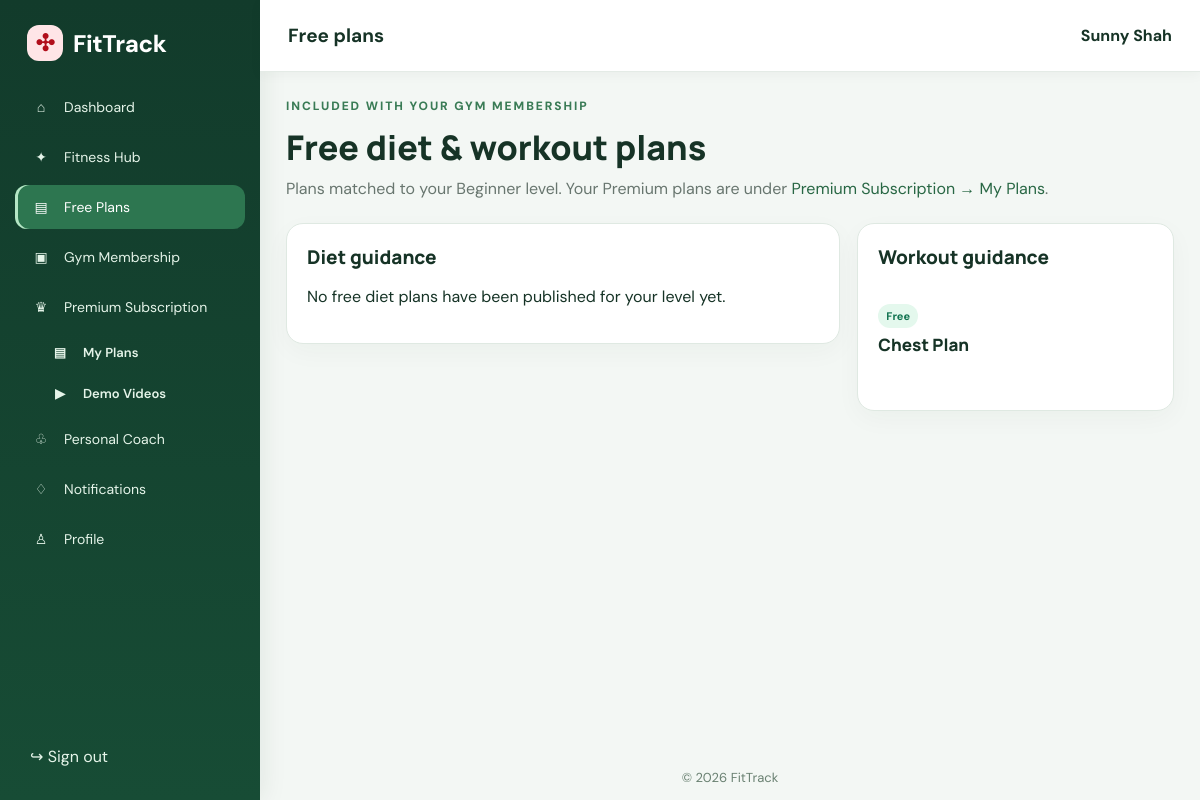
/plans.php (signed in), run on an earlier commit of the app's database.
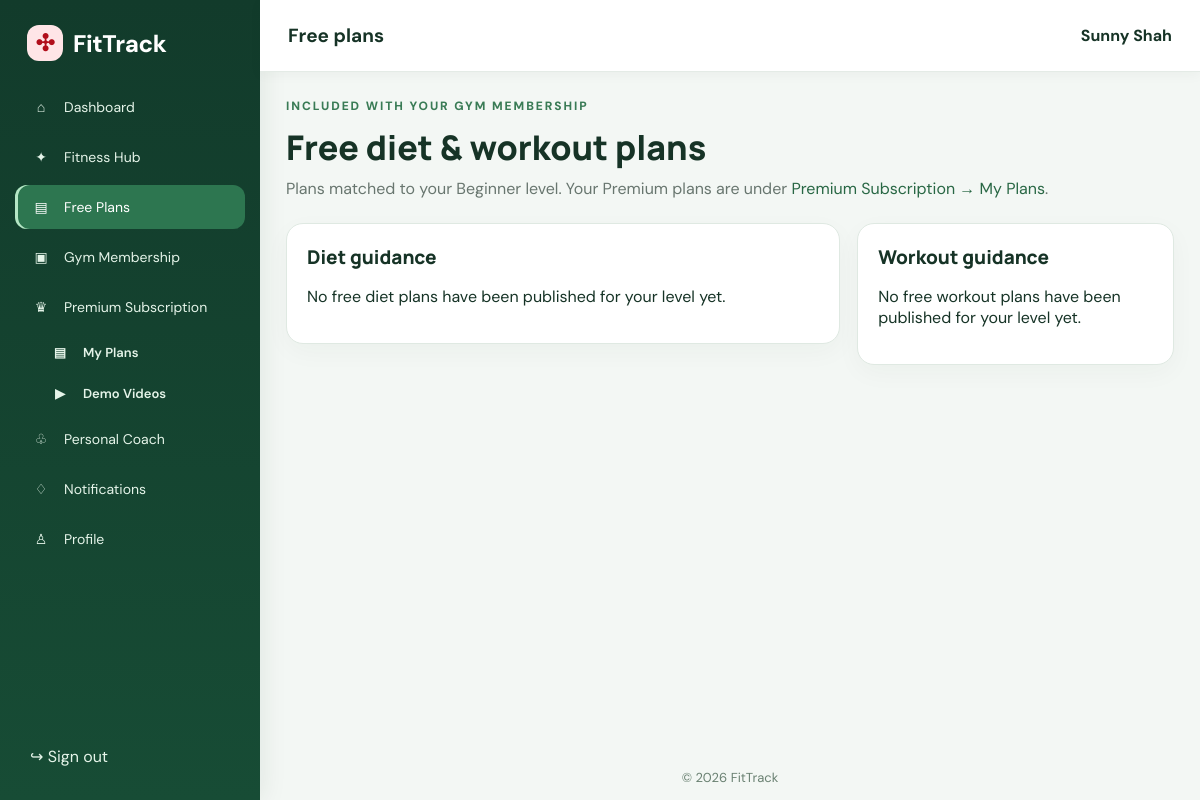
And on a later commit of the database.
### tables this page shows
CREATE TABLE `workout_templates` (
  `id` bigint(20) UNSIGNED NOT NULL,
  `title` varchar(160) NOT NULL,
  `description` text DEFAULT NULL,
  `fitness_level` enum('beginner','intermediate','advanced','expert') NOT NULL,
  `access_type` enum('free','premium') NOT NULL DEFAULT 'free',
  `schedule_text` text DEFAULT NULL,
  `guidance` text DEFAULT NULL,
  `is_active` tinyint(1) NOT NULL DEFAULT 1,
  `created_by` bigint(20) UNSIGNED DEFAULT NULL,
  `created_at` timestamp NOT NULL DEFAULT current_timestamp()
);

### includes/auth.php (called while the page is built, shortened)
<?php
require_once __DIR__ . '/init.php';
function hasActiveGymMembership(PDO $pdo, int $userId): bool {
    static $cache = [];
    if (isset($cache[$userId])) return $cache[$userId];
    $q = $pdo->prepare("SELECT 1 FROM gym_memberships WHERE user_id = ? AND status = 'active' AND payment_status = 'paid' AND end_date >= CURDATE() LIMIT 1");
    $q->execute([$userId]);
    return $cache[$userId] = (bool) $q->fetchColumn();
}
function requireGymMembership(): void {
    global $pdo;
    if (!hasActiveGymMembership($pdo, (int) $_SESSION['user_id'])) {
        flash('Please apply for a gym membership first. Other sections unlock after the admin approves your fee.', 'error');
        redirect('membership.php');
    }
}
function hasActivePremium(PDO $pdo, int $userId): bool {
    static $cache = [];
    if (isset($cache[$userId])) return $cache[$userId];
    $q = $pdo->prepare("SELECT 1 FROM users WHERE id = ? AND subscription_status = 'active' AND subscription_expires_at >= CURDATE() LIMIT 1");
    $q->execute([$userId]);
    return $cache[$userId] = (bool) $q->fetchColumn();
}

### includes/init.php (called while the page is built, shortened)
<?php
function e(mixed $value): string
{
    return htmlspecialchars((string) $value, ENT_QUOTES, 'UTF-8');
}

### plans.php (the view, shortened to what the changed rows need)
<?php
require_once __DIR__ . '/includes/auth.php';
requireGymMembership();
$uid = (int) $_SESSION['user_id'];
$isPremium = hasActivePremium($pdo, $uid);
$q = $pdo->prepare('SELECT fitness_level, dietary_preference FROM users WHERE id = ?');
$q->execute([$uid]);
$u = $q->fetch();
$level = $u['fitness_level'] === 'advanced' ? 'expert' : $u['fitness_level'];
$q = $pdo->prepare("SELECT * FROM workout_templates WHERE is_active = 1 AND access_type = 'free' AND fitness_level = ? ORDER BY title");
$q->execute([$level]);
$workouts = $q->fetchAll();
$q = $pdo->prepare("SELECT w.*, a.notes FROM user_plan_assignments a JOIN workout_templates w ON w.id = a.workout_template_id
    WHERE a.user_id = ? AND w.access_type = 'free' AND (a.ends_on IS NULL OR a.ends_on >= CURDATE()) ORDER BY a.created_at DESC");
$q->execute([$uid]);
$assignedWorkouts = $q->fetchAll();
$assignedWorkoutIds = array_column($assignedWorkouts, 'id');
require __DIR__ . '/includes/header.php';
?>
<section class="page-heading">
    <div>
        <h1>Free diet &amp; workout plans</h1>
    </div>
</section>
<div class="cols">
    <section class="panel">
        <h2>Diet guidance</h2>
    </section>
    <section class="panel">
        <h2>Workout guidance</h2>
        <?php foreach ($workouts as $p): if (in_array($p['id'], $assignedWorkoutIds)) continue; ?>
            <article class="suggestion-card">
                <span class="badge">Free</span>
                <h3><?= e($p['title']) ?></h3>
            </article>
        <?php endforeach; ?>
        <?php if (!$workouts && !$assignedWorkouts): ?><p>No free workout plans have been published for your level yet.</p><?php endif; ?>
    </section>
</div>
<?php require __DIR__ . '/includes/footer.php'; ?>

### includes/header.php (shortened to what the changed rows need)
<?php
require_once __DIR__ . '/auth.php';
$baseUrl = str_contains($_SERVER['SCRIPT_NAME'] ?? '', '/admin/') ? '../' : '';
$assetBase = $baseUrl . 'assets/';
$isUser = !empty($_SESSION['user_id']) && ($_SESSION['role'] ?? '') === 'user';
$current = basename($_SERVER['SCRIPT_NAME'] ?? '');
$memberUnlocked = $isUser ? hasActiveGymMembership($pdo, (int) $_SESSION['user_id']) : true;
$isPremium = $isUser && $memberUnlocked && hasActivePremium($pdo, (int) $_SESSION['user_id']);
?>
<!DOCTYPE html><html lang="en"><head><link rel="stylesheet" href="<?= $assetBase ?>css/style.css"><link rel="stylesheet" href="<?= $assetBase ?>css/style2.css"></head><body>
<?php if ($isUser): ?>
<div class="ft-user-shell"><aside class="ft-sidebar"><a class="ft-brand" href="<?= $baseUrl ?>dashboard.php"><span class="brand-mark">✣</span>FitTrack</a><nav class="ft-nav">
<?php $nav=[['dashboard.php','⌂','Dashboard'],['fitness_hub.php','✦','Fitness Hub'],['plans.php','▤','Free Plans'],['membership.php','▣','Gym Membership'],['subscription.php','♛','Premium Subscription'],['coaching.php','♧','Personal Coach'],['notifications.php','♢','Notifications'],['profile.php','♙','Profile']]; foreach($nav as [$url,$icon,$label]): $locked = !$memberUnlocked && $url !== 'membership.php'; ?><?php if($locked): ?><a class="locked" href="<?= $baseUrl ?>membership.php" title="Unlocks after your gym membership is approved" aria-disabled="true"><span>🔒</span><?= $label ?></a><?php else: ?><a class="<?= $current===$url?'active':'' ?>" href="<?= $baseUrl.$url ?>"><span><?= $icon ?></span><?= $label ?></a><?php endif; ?><?php if($url === 'subscription.php' && $memberUnlocked): ?><?php foreach([['premium-plans.php','▤','My Plans'],['premium-videos.php','▶','Demo Videos']] as [$su,$si,$sl]): ?><a class="sub <?= $isPremium ? ($current===$su?'active':'') : 'locked' ?>" href="<?= $baseUrl.($isPremium ? $su : 'subscription.php') ?>" <?= $isPremium ? '' : 'title="Premium members only"' ?>><span><?= $isPremium ? $si : '🔒' ?></span><?= $sl ?></a><?php endforeach; ?><?php endif; ?><?php endforeach; ?>
</nav></aside><div class="ft-main"><main class="ft-content">
<?php endif; ?>

What changed in the data, as far as the page shows it:
no longer on this page (row edited): workout_templates: title "Chest Plan"
Also different on the page:
text now shown: "No free workout plans have been published for your level yet."
